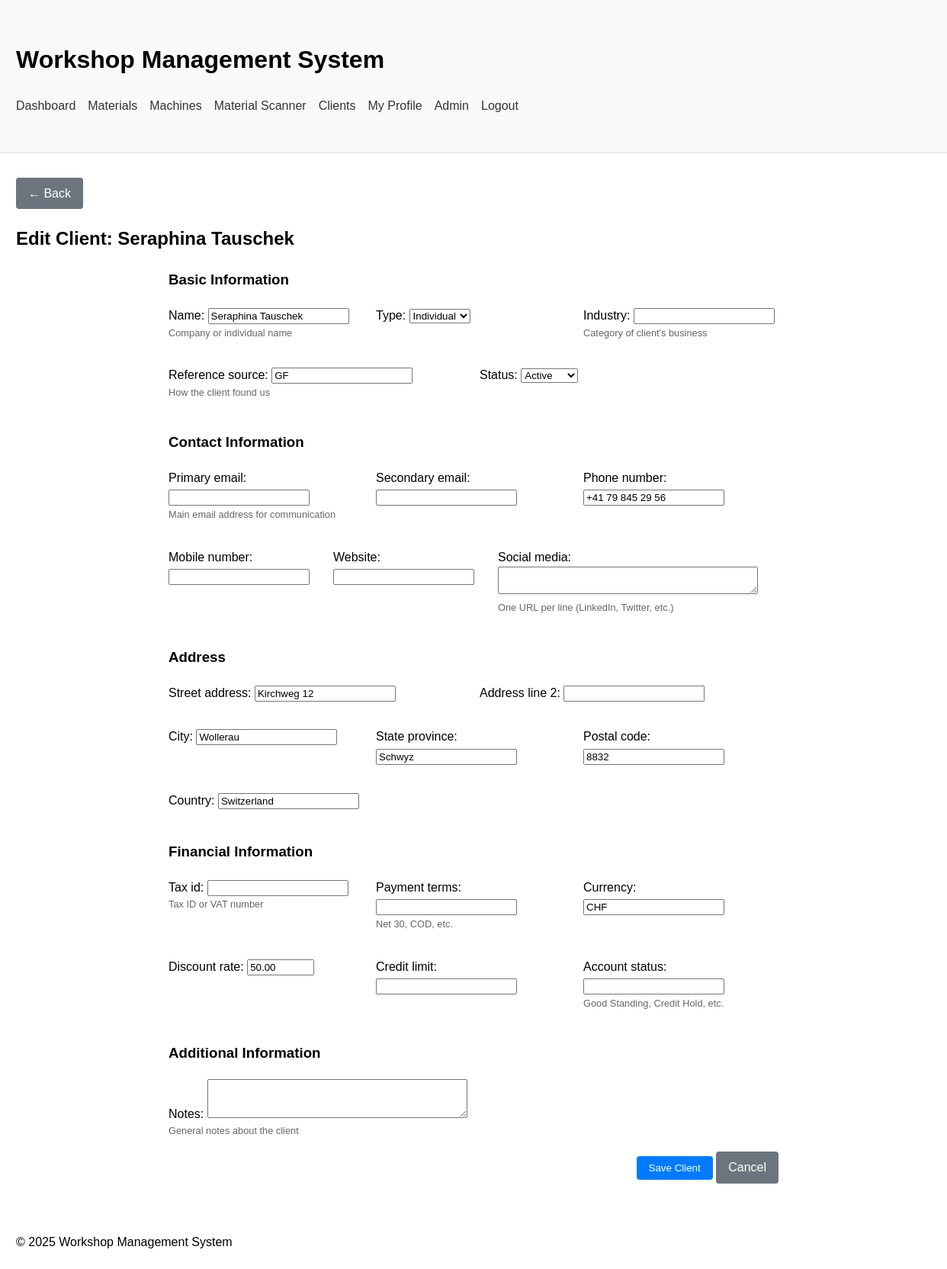
The page /clients/CLI-2025-0002/update/ (signed in) on the database its author committed.
### workshop_app/models/client.py (models this page shows, shortened)
class Client(models.Model):
    CLIENT_TYPES = [
        ('company', 'Company'),
        ('individual', 'Individual'),
    ]
    STATUS_CHOICES = [
        ('active', 'Active'),
        ('inactive', 'Inactive'),
        ('prospect', 'Prospect'),
        ('former', 'Former'),
    ]
    client_id = models.CharField(max_length=20, unique=True, help_text="Unique client identifier")
    name = models.CharField(max_length=100, help_text="Company or individual name")
    type = models.CharField(max_length=10, choices=CLIENT_TYPES, default='company')
    industry = models.CharField(max_length=100, blank=True, help_text="Category of client's business")
    reference_source = models.CharField(max_length=100, blank=True, help_text="How the client found us")
    notes = models.TextField(blank=True, help_text="General notes about the client")
    status = models.CharField(max_length=10, choices=STATUS_CHOICES, default='active')
    created_date = models.DateTimeField(default=timezone.now)
    last_updated = models.DateTimeField(auto_now=True)
    primary_email = models.EmailField(blank=True)
    secondary_email = models.EmailField(blank=True)
    phone_number = models.CharField(max_length=20, blank=True)
    mobile_number = models.CharField(max_length=20, blank=True)
    website = models.URLField(blank=True)
    social_media = models.TextField(blank=True, help_text="Links to client's social profiles")
    street_address = models.CharField(max_length=100, blank=True)
    address_line_2 = models.CharField(max_length=100, blank=True)
    city = models.CharField(max_length=100, blank=True)
    state_province = models.CharField(max_length=100, blank=True)
    postal_code = models.CharField(max_length=20, blank=True)
    country = models.CharField(max_length=100, blank=True)
    tax_id = models.CharField(max_length=50, blank=True, help_text="Tax ID / VAT Number")
    payment_terms = models.CharField(max_length=50, blank=True, help_text="Net 30, COD, etc.")
    currency = models.CharField(max_length=10, blank=True, default="CHF")
    discount_rate = models.DecimalField(max_digits=5, decimal_places=2, null=True, blank=True)
    credit_limit = models.DecimalField(max_digits=10, decimal_places=2, null=True, blank=True)
    account_status = models.CharField(max_length=50, blank=True, help_text="Good Standing, Credit Hold, etc.")

### workshop_app/views/client_views.py (the view)
# urls.py: path('clients/<str:client_id>/update/', client_update, name='client_update'),
@login_required
def client_update(request, client_id):
    client = get_object_or_404(Client, client_id=client_id)
    if request.method == 'POST':
        form = ClientForm(request.POST, instance=client)
        if form.is_valid():
            form.save()
            messages.success(request, f"Client '{client.name}' updated successfully.")
            return redirect('workshop_app:client_detail', client_id=client.client_id)
    else:
        form = ClientForm(instance=client)
    context = {
        'form': form,
        'client': client,
        'title': f"Edit Client: {client.name}",
        'is_new': False,
    }
    return render(request, 'workshop_app/clients/form.html', context)

### workshop_app/templates/workshop_app/clients/form.html (shortened to what this page needs)
{% extends 'workshop_app/base.html' %}
{% block content %}
    <div style="margin-bottom: 1rem;">
        <a href="{% if is_new %}{% url 'workshop_app:client_list' %}{% else %}{% url 'workshop_app:client_detail' client.client_id %}{% endif %}" class="btn btn-secondary">← Back</a>
    </div>
    <h2>{{ title }}</h2>
    <div style="max-width: 800px; margin: 0 auto;">
        <form method="post">
            <h3>Basic Information</h3>
            <div style="display: flex; gap: 1rem; flex-wrap: wrap; margin-bottom: 1.5rem;">
                <div style="flex: 1; min-width: 200px;">
                    <div style="margin-bottom: 1rem;">
                        <label for="{{ form.name.id_for_label }}">{{ form.name.label }}:</label>
                        {{ form.name }}
                        {% if form.name.help_text %}
                            <div style="font-size: 0.8rem; color: #666;">{{ form.name.help_text }}</div>
                        {% endif %}
                    </div>
                </div>
                <div style="flex: 1; min-width: 200px;">
                    <div style="margin-bottom: 1rem;">
                        <label for="{{ form.type.id_for_label }}">{{ form.type.label }}:</label>
                        {{ form.type }}
                    </div>
                </div>
                <div style="flex: 1; min-width: 200px;">
                    <div style="margin-bottom: 1rem;">
                        <label for="{{ form.industry.id_for_label }}">{{ form.industry.label }}:</label>
                        {{ form.industry }}
                        {% if form.industry.help_text %}
                            <div style="font-size: 0.8rem; color: #666;">{{ form.industry.help_text }}</div>
                        {% endif %}
                    </div>
                </div>
                <div style="flex: 1; min-width: 200px;">
                    <div style="margin-bottom: 1rem;">
                        <label for="{{ form.reference_source.id_for_label }}">{{ form.reference_source.label }}:</label>
                        {{ form.reference_source }}
                        {% if form.reference_source.help_text %}
                            <div style="font-size: 0.8rem; color: #666;">{{ form.reference_source.help_text }}</div>
                        {% endif %}
                    </div>
                </div>
                <div style="flex: 1; min-width: 200px;">
                    <div style="margin-bottom: 1rem;">
                        <label for="{{ form.status.id_for_label }}">{{ form.status.label }}:</label>
                        {{ form.status }}
                    </div>
                </div>
            </div>
            <h3>Contact Information</h3>
            <div style="display: flex; gap: 1rem; flex-wrap: wrap; margin-bottom: 1.5rem;">
                <div style="flex: 1; min-width: 200px;">
                    <div style="margin-bottom: 1rem;">
                        <label for="{{ form.primary_email.id_for_label }}">{{ form.primary_email.label }}:</label>
                        {{ form.primary_email }}
                        {% if form.primary_email.help_text %}
                            <div style="font-size: 0.8rem; color: #666;">{{ form.primary_email.help_text }}</div>
                        {% endif %}
                    </div>
                </div>
                <div style="flex: 1; min-width: 200px;">
                    <div style="margin-bottom: 1rem;">
                        <label for="{{ form.secondary_email.id_for_label }}">{{ form.secondary_email.label }}:</label>
                        {{ form.secondary_email }}
                    </div>
                </div>
                <div style="flex: 1; min-width: 200px;">
                    <div style="margin-bottom: 1rem;">
                        <label for="{{ form.phone_number.id_for_label }}">{{ form.phone_number.label }}:</label>
                        {{ form.phone_number }}
                    </div>
                </div>
                <div style="flex: 1; min-width: 200px;">
                    <div style="margin-bottom: 1rem;">
                        <label for="{{ form.mobile_number.id_for_label }}">{{ form.mobile_number.label }}:</label>
                        {{ form.mobile_number }}
                    </div>
                </div>
                <div style="flex: 1; min-width: 200px;">
                    <div style="margin-bottom: 1rem;">
                        <label for="{{ form.website.id_for_label }}">{{ form.website.label }}:</label>
                        {{ form.website }}
                    </div>
                </div>
                <div style="flex: 2; min-width: 300px;">
                    <div style="margin-bottom: 1rem;">
                        <label for="{{ form.social_media.id_for_label }}">{{ form.social_media.label }}:</label>
                        {{ form.social_media }}
                        {% if form.social_media.help_text %}
                            <div style="font-size: 0.8rem; color: #666;">{{ form.social_media.help_text }}</div>
                        {% endif %}
                    </div>
                </div>
            </div>
            <h3>Address</h3>
            <div style="display: flex; gap: 1rem; flex-wrap: wrap; margin-bottom: 1.5rem;">
                <div style="flex: 1; min-width: 300px;">
                    <div style="margin-bottom: 1rem;">
                        <label for="{{ form.street_address.id_for_label }}">{{ form.street_address.label }}:</label>
                        {{ form.street_address }}
                    </div>
                </div>
                <div style="flex: 1; min-width: 300px;">
                    <div style="margin-bottom: 1rem;">
                        <label for="{{ form.address_line_2.id_for_label }}">{{ form.address_line_2.label }}:</label>
                        {{ form.address_line_2 }}
                    </div>
                </div>
                <div style="flex: 1; min-width: 200px;">
                    <div style="margin-bottom: 1rem;">
                        <label for="{{ form.city.id_for_label }}">{{ form.city.label }}:</label>
                        {{ form.city }}
                    </div>
                </div>
                <div style="flex: 1; min-width: 200px;">
                    <div style="margin-bottom: 1rem;">
                        <label for="{{ form.state_province.id_for_label }}">{{ form.state_province.label }}:</label>
                        {{ form.state_province }}
                    </div>
                </div>
                <div style="flex: 1; min-width: 200px;">
                    <div style="margin-bottom: 1rem;">
                        <label for="{{ form.postal_code.id_for_label }}">{{ form.postal_code.label }}:</label>
                        {{ form.postal_code }}
                    </div>
                </div>
                <div style="flex: 1; min-width: 200px;">
                    <div style="margin-bottom: 1rem;">
                        <label for="{{ form.country.id_for_label }}">{{ form.country.label }}:</label>
                        {{ form.country }}
                    </div>
                </div>
            </div>
            <h3>Financial Information</h3>
            <div style="display: flex; gap: 1rem; flex-wrap: wrap; margin-bottom: 1.5rem;">
                <div style="flex: 1; min-width: 200px;">
                    <div style="margin-bottom: 1rem;">
                        <label for="{{ form.tax_id.id_for_label }}">{{ form.tax_id.label }}:</label>
                        {{ form.tax_id }}
                        {% if form.tax_id.help_text %}
                            <div style="font-size: 0.8rem; color: #666;">{{ form.tax_id.help_text }}</div>
                        {% endif %}
                    </div>
                </div>
                <div style="flex: 1; min-width: 200px;">
                    <div style="margin-bottom: 1rem;">
                        <label for="{{ form.payment_terms.id_for_label }}">{{ form.payment_terms.label }}:</label>
                        {{ form.payment_terms }}
                        {% if form.payment_terms.help_text %}
                            <div style="font-size: 0.8rem; color: #666;">{{ form.payment_terms.help_text }}</div>
                        {% endif %}
                    </div>
                </div>
                <div style="flex: 1; min-width: 200px;">
                    <div style="margin-bottom: 1rem;">
                        <label for="{{ form.currency.id_for_label }}">{{ form.currency.label }}:</label>
                        {{ form.currency }}
                    </div>
                </div>
                <div style="flex: 1; min-width: 200px;">
                    <div style="margin-bottom: 1rem;">
                        <label for="{{ form.discount_rate.id_for_label }}">{{ form.discount_rate.label }}:</label>
                        {{ form.discount_rate }}
                    </div>
                </div>
                <div style="flex: 1; min-width: 200px;">
                    <div style="margin-bottom: 1rem;">
                        <label for="{{ form.credit_limit.id_for_label }}">{{ form.credit_limit.label }}:</label>
                        {{ form.credit_limit }}
                    </div>
                </div>
                <div style="flex: 1; min-width: 200px;">
                    <div style="margin-bottom: 1rem;">
                        <label for="{{ form.account_status.id_for_label }}">{{ form.account_status.label }}:</label>
                        {{ form.account_status }}
                        {% if form.account_status.help_text %}
                            <div style="font-size: 0.8rem; color: #666;">{{ form.account_status.help_text }}</div>
                        {% endif %}
                    </div>
                </div>
            </div>
            <h3>Additional Information</h3>
            <div style="margin-bottom: 1rem;">
                <label for="{{ form.notes.id_for_label }}">{{ form.notes.label }}:</label>
                {{ form.notes }}
                {% if form.notes.help_text %}
                    <div style="font-size: 0.8rem; color: #666;">{{ form.notes.help_text }}</div>
                {% endif %}
            </div>
            <div style="margin-top: 1rem; text-align: right;">
                <button type="submit" class="btn">Save Client</button>
                <a href="{% if is_new %}{% url 'workshop_app:client_list' %}{% else %}{% url 'workshop_app:client_detail' client.client_id %}{% endif %}" class="btn btn-secondary">Cancel</a>
            </div>
        </form>
    </div>
{% endblock %}

### workshop_app/templates/workshop_app/base.html (style rules this page uses)
body { font-family: Arial, sans-serif; margin: 0; padding: 0; line-height: 1.6; }
.btn { display: inline-block; padding: 0.5rem 1rem; background-color: #007bff; color: white; text-decoration: none; border-radius: 4px; border: none; cursor: pointer; }
.btn-secondary { background-color: #6c757d; }

### rows shown on the page
Client: name "Seraphina Tauschek", type "Individual", reference_source "GF", status "Active", phone_number "+41 79 845 29 56", street_address "Kirchweg 12", city "Wollerau", state_province "Schwyz", postal_code "8832", country "Switzerland", currency "CHF", discount_rate "50.00"

### other values the page prints
{{ title }} "Edit Client: Seraphina Tauschek"
